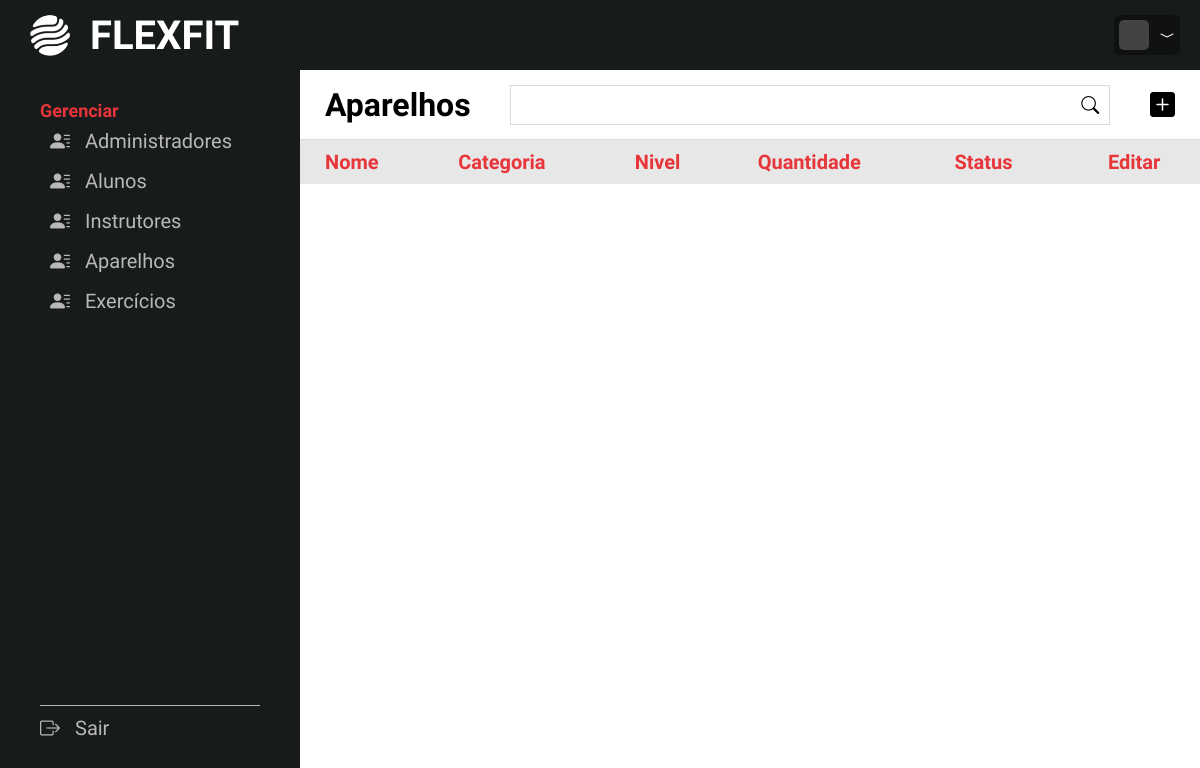
Before: /adm/listaaparelhos.php with the older database file.
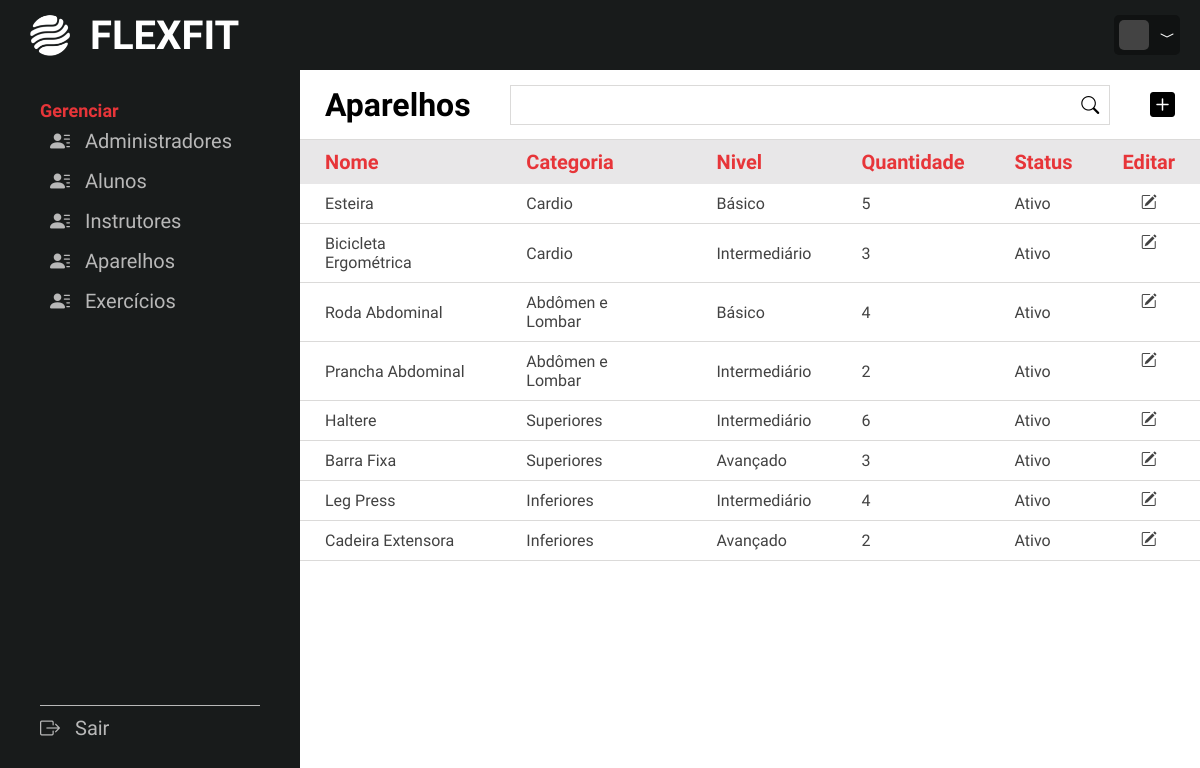
After: the same page with the newer database file.
### tables this page shows
CREATE TABLE aparelhos(
    apa_id INT NOT NULL AUTO_INCREMENT PRIMARY KEY,
    apa_nome VARCHAR(30) NOT NULL,
    apa_categoria ENUM('Cardio', 'Abdômen e Lombar', 'Superiores', 'Inferiores' ),
    apa_nivel ENUM('Básico', 'Intermediário', 'Avançado') NOT NULL,
    apa_quantidade INT NOT NULL,
    apa_status CHAR(1)
);

### adm/listaaparelhos.php (the view, shortened to what this page needs)
<?php
include("backnav.php");
$sql = "SELECT * FROM aparelhos WHERE apa_status = 's'";
$resultado = mysqli_query($link, $sql);
?>
<!DOCTYPE html>
<html lang="en">
<head>
    <link rel="stylesheet" href="../css/style.css">
    <link rel="stylesheet" href="https://cdn.jsdelivr.net/npm/bootstrap-icons@1.11.3/font/bootstrap-icons.min.css">
</head>
<body>
    <main class="main-lista">
        <header class="lista-header">
            <div class="left">
                <h3>Aparelhos</h3>
            </div>
            <div class="middle">
                <form action="listaaparelhos.php" method="post" class="search-form">
                    <div class="input-box">
                        <input type="text" name="search">
                        <button type="submit" class="search-btn" name="searchbtn"><i class="bi bi-search"></i></button>
                    </div>
                </form>
            </div>
            <div class="right">
                <a href="novoaparelho.php"><i class="bi bi-plus-square-fill"></i></a>
            </div>
        </header>
        <div class="lista-container">
            <table>
                <thead>
                    <tr>
                        <th>Nome</th>
                        <th>Categoria</th>
                        <th>Nivel</th>
                        <th>Quantidade</th>
                        <th>Status</th>
                        <th class="tools">Editar</th>
                    </tr>
                </thead>
                <tbody>
                <?php
                    while ($tbl = mysqli_fetch_array($resultado)){
                    ?>
                    <tr>
                        <td><?=$tbl['apa_nome']?></td>
                        <td><?=$tbl['apa_categoria']?></td>
                        <td><?=$tbl['apa_nivel']?></td>
                        <td><?=$tbl['apa_quantidade']?></td>
                        <td><?= $check = ($tbl['apa_status'] == "s") ? "Ativo" : "Inativo" ?></td>
                        <td class="tools">
                            <a href="alteraaparelho.php?id=<?=$tbl[0]?>"><i class="bi bi-pencil-square"></i></a>
                        </td>
                    </tr>
                    <?php
                    }
                    ?>
                </tbody>
            </table>
        </div>
    </main>
</body>
</html>

Changed rows visible on the page:
added aparelhos: apa_nome "Esteira", apa_categoria "Cardio", apa_nivel "Básico", apa_quantidade "5", apa_status "Ativo"
added aparelhos: apa_nome "Bicicleta Ergométrica", apa_categoria "Cardio", apa_nivel "Intermediário", apa_quantidade "3", apa_status "Ativo"
added aparelhos: apa_nome "Roda Abdominal", apa_categoria "Abdômen e Lombar", apa_nivel "Básico", apa_quantidade "4", apa_status "Ativo"
added aparelhos: apa_nome "Prancha Abdominal", apa_categoria "Abdômen e Lombar", apa_nivel "Intermediário", apa_quantidade "2", apa_status "Ativo"
added aparelhos: apa_nome "Haltere", apa_categoria "Superiores", apa_nivel "Intermediário", apa_quantidade "6", apa_status "Ativo"
added aparelhos: apa_nome "Barra Fixa", apa_categoria "Superiores", apa_nivel "Avançado", apa_quantidade "3", apa_status "Ativo"
added aparelhos: apa_nome "Leg Press", apa_categoria "Inferiores", apa_nivel "Intermediário", apa_quantidade "4", apa_status "Ativo"
added aparelhos: apa_nome "Cadeira Extensora", apa_categoria "Inferiores", apa_nivel "Avançado", apa_quantidade "2", apa_status "Ativo"
